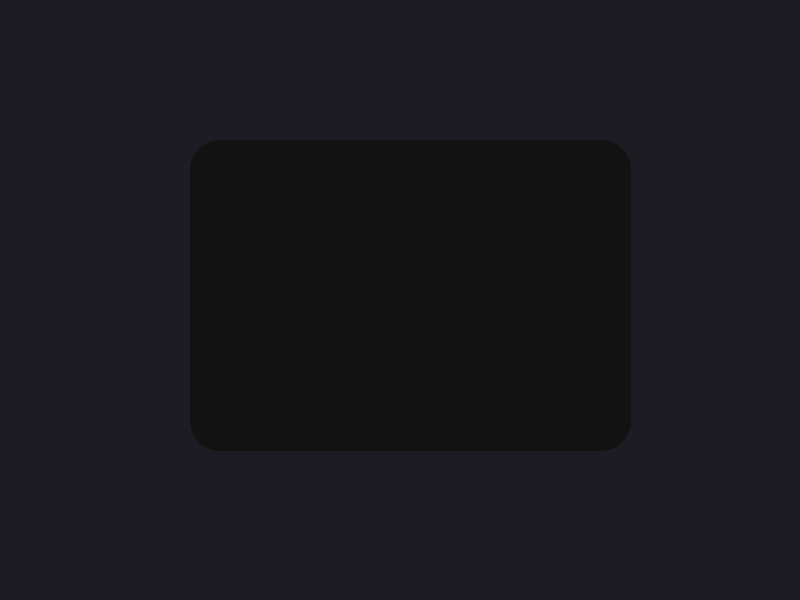
<?xml version="1.0" encoding="UTF-8"?>
<ui version="4.0">
 <class>MainWindow</class>
 <widget class="QMainWindow" name="MainWindow">
  <property name="geometry">
   <rect>
    <x>0</x>
    <y>0</y>
    <width>800</width>
    <height>600</height>
   </rect>
  </property>
  <property name="windowTitle">
   <string>MainWindow</string>
  </property>
  <property name="styleSheet">
   <string notr="true">background-color: #1f1b24;</string>
  </property>
  <widget class="QWidget" name="centralwidget">
   <widget class="QGroupBox" name="groupBox">
    <property name="geometry">
     <rect>
      <x>190</x>
      <y>140</y>
      <width>441</width>
      <height>311</height>
     </rect>
    </property>
    <property name="styleSheet">
     <string notr="true">border-radius:30px;
background-color: #121212;
border : 0px;
</string>
    </property>
    <property name="title">
     <string/>
    </property>
    <widget class="QWidget" name="gridLayoutWidget">
     <property name="geometry">
      <rect>
       <x>19</x>
       <y>19</y>
       <width>401</width>
       <height>271</height>
      </rect>
     </property>
     <layout class="QGridLayout" name="gridLayout"/>
    </widget>
   </widget>
  </widget>
  <widget class="QMenuBar" name="menubar">
   <property name="geometry">
    <rect>
     <x>0</x>
     <y>0</y>
     <width>800</width>
     <height>22</height>
    </rect>
   </property>
  </widget>
  <widget class="QStatusBar" name="statusbar"/>
 </widget>
 <resources/>
 <connections/>
</ui>
